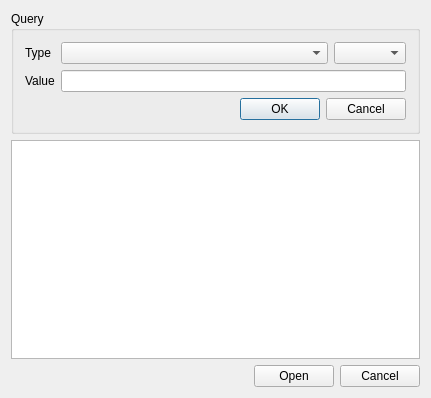
<?xml version="1.0" encoding="UTF-8"?>
<ui version="4.0">
 <class>FindDialogClass</class>
 <widget class="QDialog" name="FindDialogClass">
  <property name="geometry">
   <rect>
    <x>0</x>
    <y>0</y>
    <width>431</width>
    <height>398</height>
   </rect>
  </property>
  <property name="windowTitle">
   <string>Load route from database</string>
  </property>
  <property name="windowIcon">
   <iconset>
    <normaloff>icons/32x32_0320/cup_add.png</normaloff>icons/32x32_0320/cup_add.png</iconset>
  </property>
  <property name="sizeGripEnabled">
   <bool>false</bool>
  </property>
  <layout class="QVBoxLayout" name="verticalLayout">
   <item>
    <widget class="QGroupBox" name="boxQuery">
     <property name="sizePolicy">
      <sizepolicy hsizetype="MinimumExpanding" vsizetype="Fixed">
       <horstretch>0</horstretch>
       <verstretch>0</verstretch>
      </sizepolicy>
     </property>
     <property name="title">
      <string>Query</string>
     </property>
     <layout class="QFormLayout" name="formLayout">
      <item row="0" column="0">
       <widget class="QLabel" name="lblType">
        <property name="text">
         <string>Type</string>
        </property>
       </widget>
      </item>
      <item row="3" column="1">
       <widget class="QLineEdit" name="edtValue"/>
      </item>
      <item row="3" column="0">
       <widget class="QLabel" name="lblValue">
        <property name="text">
         <string>Value</string>
        </property>
       </widget>
      </item>
      <item row="0" column="1">
       <layout class="QHBoxLayout" name="horizontalLayout">
        <item>
         <widget class="QComboBox" name="cboxType"/>
        </item>
        <item>
         <widget class="QComboBox" name="cboxOperator">
          <property name="sizePolicy">
           <sizepolicy hsizetype="Fixed" vsizetype="Fixed">
            <horstretch>0</horstretch>
            <verstretch>0</verstretch>
           </sizepolicy>
          </property>
         </widget>
        </item>
       </layout>
      </item>
      <item row="4" column="1">
       <widget class="QDialogButtonBox" name="bboxQuery">
        <property name="standardButtons">
         <set>QDialogButtonBox::Cancel|QDialogButtonBox::Ok</set>
        </property>
        <property name="centerButtons">
         <bool>false</bool>
        </property>
       </widget>
      </item>
     </layout>
    </widget>
   </item>
   <item>
    <widget class="QListWidget" name="lwResult">
     <property name="contextMenuPolicy">
      <enum>Qt::CustomContextMenu</enum>
     </property>
     <property name="alternatingRowColors">
      <bool>true</bool>
     </property>
     <property name="selectionMode">
      <enum>QAbstractItemView::MultiSelection</enum>
     </property>
    </widget>
   </item>
   <item>
    <widget class="QDialogButtonBox" name="bboxChoice">
     <property name="standardButtons">
      <set>QDialogButtonBox::Cancel|QDialogButtonBox::Open</set>
     </property>
    </widget>
   </item>
  </layout>
  <action name="actionDelete_Route">
   <property name="icon">
    <iconset>
     <normaloff>:/icons/icons/32x32_0320/cup_delete.png</normaloff>:/icons/icons/32x32_0320/cup_delete.png</iconset>
   </property>
   <property name="text">
    <string>Delete Route</string>
   </property>
   <property name="toolTip">
    <string>Delete Route</string>
   </property>
  </action>
  <action name="actionEdit_Metadata">
   <property name="icon">
    <iconset>
     <normaloff>:/icons/icons/32x32_0320/cup_edit.png</normaloff>:/icons/icons/32x32_0320/cup_edit.png</iconset>
   </property>
   <property name="text">
    <string>Edit Metadata</string>
   </property>
  </action>
  <action name="actionLoad_Route">
   <property name="icon">
    <iconset>
     <normaloff>:/icons/icons/32x32_0320/cup_add.png</normaloff>:/icons/icons/32x32_0320/cup_add.png</iconset>
   </property>
   <property name="text">
    <string>Load Route</string>
   </property>
   <property name="toolTip">
    <string>Load Route</string>
   </property>
  </action>
 </widget>
 <layoutdefault spacing="6" margin="11"/>
 <resources/>
 <connections/>
</ui>
